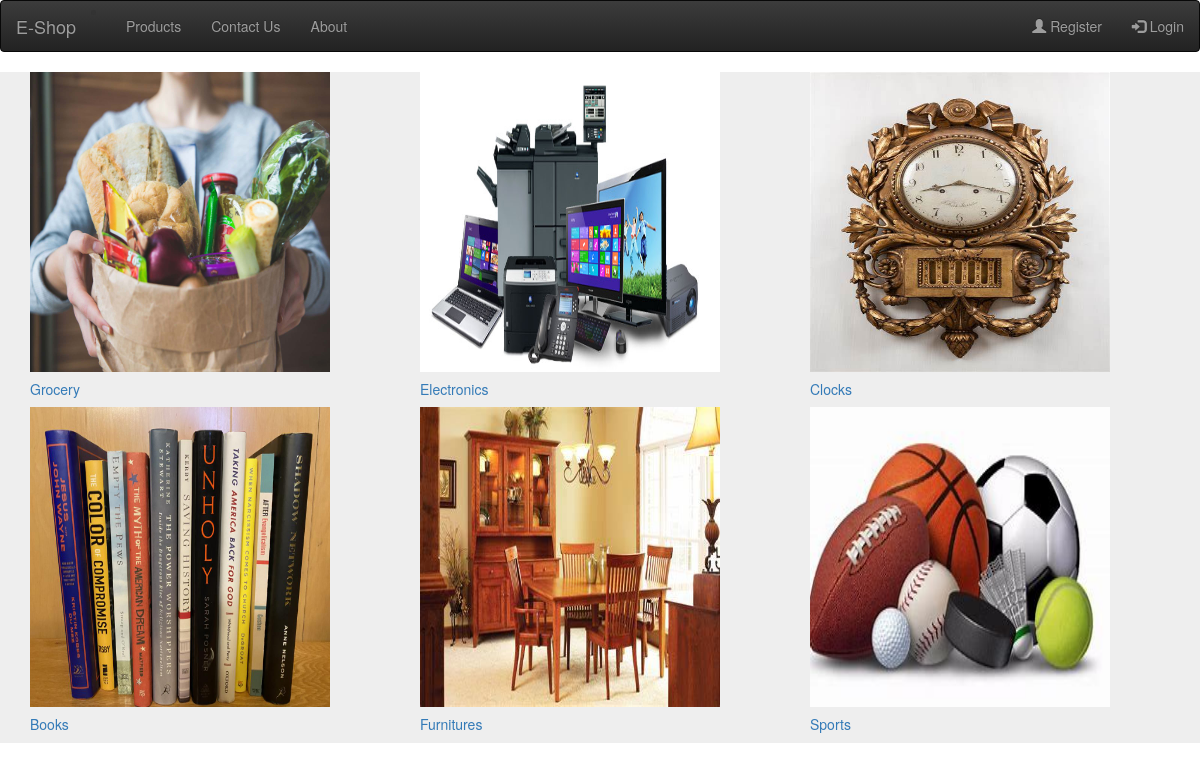
The page / on the database its author committed.
### app1/models.py (models this page shows, shortened)
class Category(models.Model):
    categoryname = models.CharField(max_length=200)
    image = models.ImageField(upload_to='categoryimage', blank=True)

### app1/views.py (the view)
# urls.py: path('', index, name='index1'),
def index(request):
    a = Category.objects.all()
    return render(request, 'index.html', {'data': a})

### app1/templates/index.html
{% extends "base.html" %}
{% block abc %}
    <div class="col py-3">
        <section style="background-color: #eee;">
            <div class="container py-5">
                <div class="row">
                    {% for i in data %}
                        <div class="col-md-4 col-lg-4 mb-4 mb-lg-0">
                            <div class="card">
                                <a href="/product-filter/{{i.id}}/">
                                    <img src="{{i.image.url}}" class="card-img-top" height="300px" width="300px">
                                    <div class="card-body" style="align-self:center;">
                                        <h5 class="mb-0" style="align-self:center">{{i.categoryname}}</h5>
                                    </div>
                                </a>
                            </div>
                        </div>
                    {% endfor %}
                </div>
            </div>
        </section>
    </div>
{% endblock  %}

### app1/templates/base.html (shortened to what this page needs)
<!DOCTYPE html>
<html lang="en">
<head>
  <link rel="stylesheet" href="https://cdn.jsdelivr.net/npm/bootstrap@3.3.7/dist/css/bootstrap.min.css">
  <link rel="stylesheet" href="https://cdn.jsdelivr.net/npm/bootstrap@3.3.7/dist/css/bootstrap-theme.min.css">
</head>
<body>
  <nav class="navbar navbar-inverse">
      <div class="container-fluid">
        <div class="navbar-header">
          <li class="active"><a class="navbar-brand" href="/">E-Shop</a></li>
        </div>
        <ul class="nav navbar-nav">
          <li><a href="/product-all/">Products</a></li>
          <li><a href="/contactus/">Contact Us</a></li>
          <li><a href="#">About</a></li>
        </ul>
        {% if request.session.email %}
        <ul class="nav navbar-nav navbar-right">
          <li><a href="{% url 'myorder' %}"><span class="glyphicon glyphicon-basket"></span> My Order</a></li>
          <li><a href="{% url 'profile1' %}"><span class="glyphicon glyphicon-user"></span> Profile</a></li>
          <li><a href="{% url 'logout' %}"><span class="glyphicon glyphicon-log-in"></span> Logout</a></li>
        </ul>
        {% else %}
        <ul class="nav navbar-nav navbar-right">
          <li><a href="/register/"><span class="glyphicon glyphicon-user"></span> Register</a></li>
          <li><a href="/login/"><span class="glyphicon glyphicon-log-in"></span> Login</a></li>
        </ul>
        {% endif %}
      </div>
    </nav>
    {% block abc %}
    {% endblock  %}
</body>
</html>

### rows shown on the page
Category: image (picture), categoryname "Grocery"
Category: image (picture), categoryname "Electronics"
Category: image (picture), categoryname "Clocks"
Category: image (picture), categoryname "Books"
Category: image (picture), categoryname "Furnitures"
Category: image (picture), categoryname "Sports"
